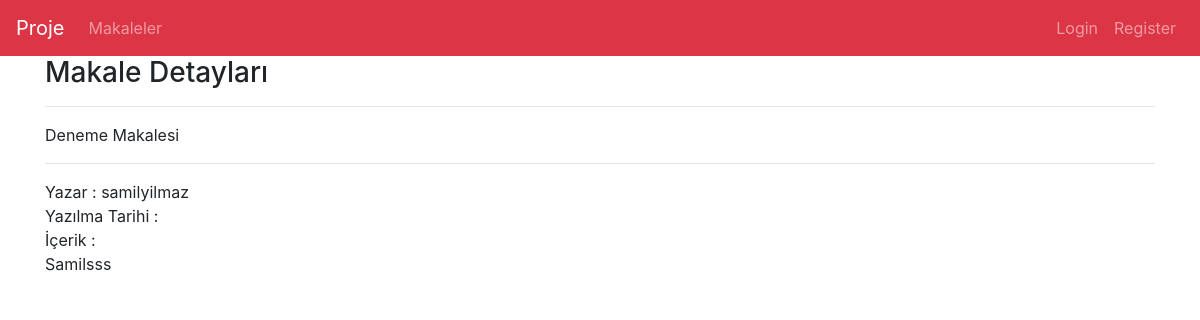
/article/detail/1, run on the app's committed database.
### tables this page shows
CREATE TABLE "articles" (
	"id"	INTEGER NOT NULL PRIMARY KEY AUTOINCREMENT UNIQUE,
	"title"	TEXT,
	"content"	TEXT,
	"created_date"	DATE,
	"author"	NVARCHAR(50)
);

### blog.py (the view)
@app.route("/article/detail/<string:id>")
def detail(id):
    con = sqlite3.connect("blog.db")
    con.row_factory = dict_factory
    cursor = con.cursor()
    sorgu = 'select * from articles where id = ?'
    article = cursor.execute(sorgu , (id,)).fetchone()
    return render_template("article/detail.html", article = article)

### ConvertDict.py (called while the page is built)
def dict_factory(cursor, row):
    d = {}
    for idx, col in enumerate(cursor.description):
        d[col[0]] = row[idx]
    return d

### templates/article/detail.html
{%extends "layout.html"%}
{%block page%}
<h3>Makale Detayları</h3>
<hr>
{{article.title}}
<hr>
Yazar : {{article.author}}
<br>
Yazılma Tarihi : {{article.created_dated}}
<br>
İçerik : {{article.content|safe}}
{%endblock page%}

### data on the page
articles: title "Deneme Makalesi", author "samilyilmaz", content "Samilsss"
